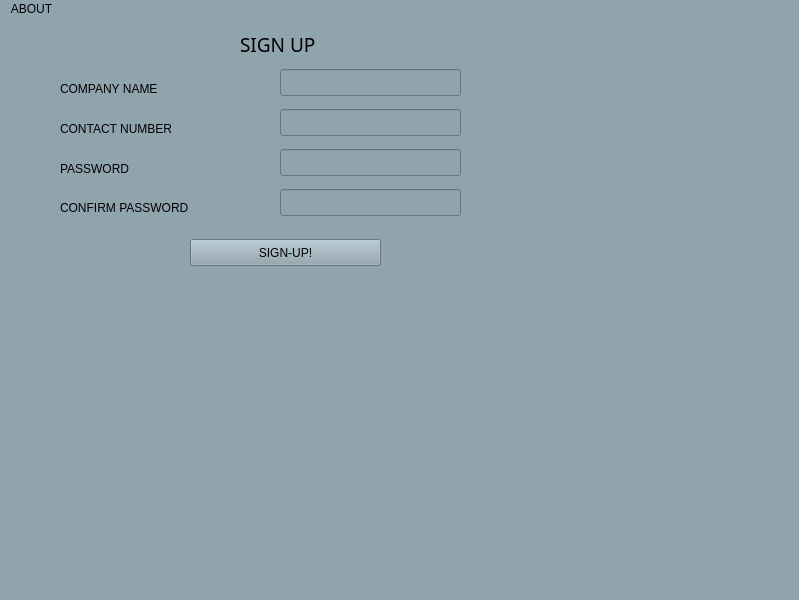
<?xml version="1.0" encoding="UTF-8"?>
<ui version="4.0">
 <class>MainWindow</class>
 <widget class="QMainWindow" name="MainWindow">
  <property name="geometry">
   <rect>
    <x>0</x>
    <y>0</y>
    <width>799</width>
    <height>600</height>
   </rect>
  </property>
  <property name="windowTitle">
   <string>MainWindow</string>
  </property>
  <property name="styleSheet">
   <string notr="true">font: 14pt &quot;Sans serif&quot;;
background-color: rgb(144,164,174);
</string>
  </property>
  <widget class="QWidget" name="centralwidget">
   <widget class="QLabel" name="label">
    <property name="geometry">
     <rect>
      <x>60</x>
      <y>100</y>
      <width>191</width>
      <height>20</height>
     </rect>
    </property>
    <property name="text">
     <string>CONTACT NUMBER</string>
    </property>
   </widget>
   <widget class="QLabel" name="label_2">
    <property name="geometry">
     <rect>
      <x>60</x>
      <y>140</y>
      <width>111</width>
      <height>20</height>
     </rect>
    </property>
    <property name="text">
     <string>PASSWORD</string>
    </property>
   </widget>
   <widget class="QLabel" name="label_3">
    <property name="geometry">
     <rect>
      <x>60</x>
      <y>60</y>
      <width>171</width>
      <height>20</height>
     </rect>
    </property>
    <property name="text">
     <string>COMPANY NAME</string>
    </property>
   </widget>
   <widget class="QLabel" name="label_4">
    <property name="geometry">
     <rect>
      <x>240</x>
      <y>10</y>
      <width>81</width>
      <height>31</height>
     </rect>
    </property>
    <property name="font">
     <font>
      <family>Sans serif</family>
      <pointsize>14</pointsize>
      <weight>50</weight>
      <italic>false</italic>
      <bold>false</bold>
     </font>
    </property>
    <property name="text">
     <string>SIGN UP</string>
    </property>
    <property name="textFormat">
     <enum>Qt::RichText</enum>
    </property>
   </widget>
   <widget class="QPushButton" name="SIGN_BUTTON">
    <property name="geometry">
     <rect>
      <x>190</x>
      <y>220</y>
      <width>191</width>
      <height>27</height>
     </rect>
    </property>
    <property name="text">
     <string>SIGN-UP!</string>
    </property>
   </widget>
   <widget class="QLabel" name="label_5">
    <property name="geometry">
     <rect>
      <x>60</x>
      <y>180</y>
      <width>201</width>
      <height>17</height>
     </rect>
    </property>
    <property name="text">
     <string>CONFIRM PASSWORD</string>
    </property>
   </widget>
   <widget class="QLineEdit" name="lineEdit">
    <property name="geometry">
     <rect>
      <x>280</x>
      <y>50</y>
      <width>181</width>
      <height>27</height>
     </rect>
    </property>
   </widget>
   <widget class="QLineEdit" name="lineEdit_2">
    <property name="geometry">
     <rect>
      <x>280</x>
      <y>170</y>
      <width>181</width>
      <height>27</height>
     </rect>
    </property>
   </widget>
   <widget class="QLineEdit" name="lineEdit_3">
    <property name="geometry">
     <rect>
      <x>280</x>
      <y>130</y>
      <width>181</width>
      <height>27</height>
     </rect>
    </property>
   </widget>
   <widget class="QLineEdit" name="lineEdit_4">
    <property name="geometry">
     <rect>
      <x>280</x>
      <y>90</y>
      <width>181</width>
      <height>27</height>
     </rect>
    </property>
   </widget>
  </widget>
  <widget class="QMenuBar" name="menubar">
   <property name="geometry">
    <rect>
     <x>0</x>
     <y>0</y>
     <width>799</width>
     <height>31</height>
    </rect>
   </property>
   <widget class="QMenu" name="menuMSKAM">
    <property name="title">
     <string>ABOUT</string>
    </property>
   </widget>
   <addaction name="menuMSKAM"/>
  </widget>
  <widget class="QStatusBar" name="statusbar"/>
 </widget>
 <resources/>
 <connections/>
</ui>
